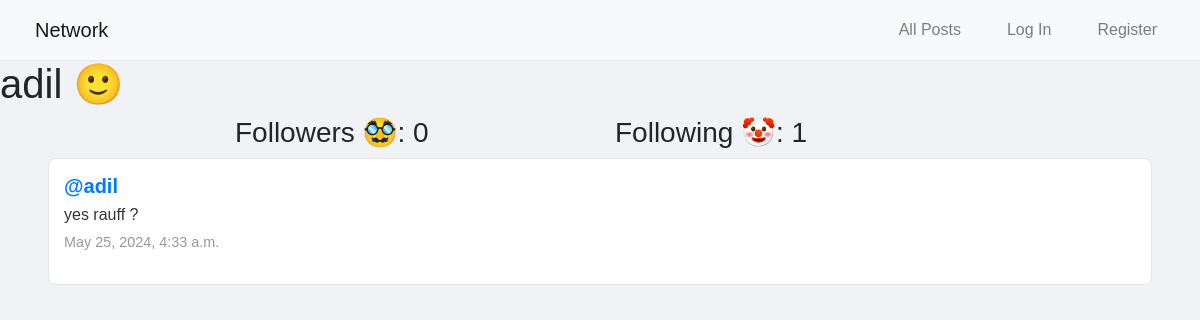
The page /profile/2 on the database its author committed.
### network/models.py (models this page shows, shortened)
class User(AbstractUser):
    pass

class Post(models.Model):
    content = models.CharField(max_length=140)
    user = models.ForeignKey(User, on_delete=models.CASCADE, related_name="author")
    date = models.DateTimeField(auto_now_add=True)

### network/views.py (the view)
# urls.py: path("profile/<int:user_id>", views.profile , name="profile"),
def profile(request, user_id):
    user = get_object_or_404(User, pk=user_id)
    all_posts = Post.objects.filter(user=user).order_by('-id')
    following = Follow.objects.filter(user=user)
    followers = Follow.objects.filter(user_follower=user)
    is_following = False
    if request.user.is_authenticated:
        is_following = followers.filter(user=request.user).exists()
    paginator = Paginator(all_posts, 1)  # Paginate with 1 post per page
    page_number = request.GET.get('page')
    posts_of_the_page = paginator.get_page(page_number)
    return render(request, "network/profile.html", {
        "allPosts": all_posts,
        "posts_of_the_page": posts_of_the_page,
        "username": user.username,
        "following": following,
        "followers": followers,
        "is_following": is_following,  # Updated to match template logic
        "user_profile": user
    })

### network/templates/network/profile.html (shortened to what this page needs)
{% extends "network/layout.html" %}
{% block body %}
    <div class="body-content">
        <h1>{{ username }} 🙂</h1>
        <div class="container">
            <div class="row d-flex justify-content-center">
                <h3 class="col-4">Followers 🥸: {{ followers.count }}</h3>
                <h3 class="col-4">Following 🤡: {{ following.count }}</h3>
            </div>
        </div>
    </div>
    <div>
        {% for post in posts_of_the_page %}
            <div class="row post mx-5">
                <h5 class="username"><a href="{% url 'profile' user_id=post.user.id %}"> @{{ post.user }} </a></h5>
                <p class="content">{{ post.content }}</p>
                <p class="date">{{ post.date }}</p>
            </div>
        {% endfor %}
    </div>
{% endblock %}

### network/static/network/styles.css (style rules this page uses)
body { font-family: 'Arial', sans-serif; background-color: #f0f2f5; margin: 0; padding: 0; margin-top: 60px; }
.post { background-color: #ffffff; border: 1px solid #e6e6e6; border-radius: 8px; margin-bottom: 20px; padding: 15px; overflow: hidden; display: flex; flex-direction: column; }
.post .username { font-weight: bold; color: #333; margin-bottom: 5px; }
.post .content { color: #333; margin-bottom: 5px; }
.post .date { color: #999; font-size: 0.9em; margin-top: auto; }

### rows shown on the page
User: username "adil"
Post: user "adil", content "yes rauff ?", date "May 25, 2024, 4:33 a.m."

### other values the page prints
{{ followers.count }} "0"
{{ following.count }} "1"
